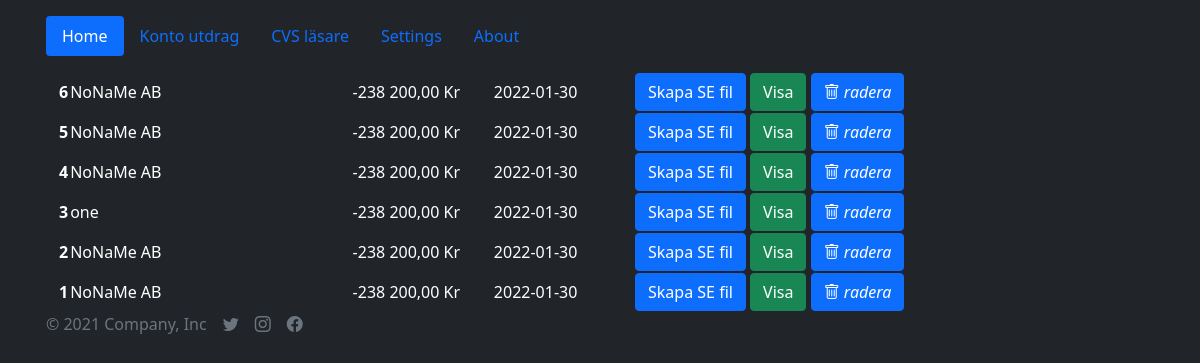
Before: /bank_statements with the older database file.
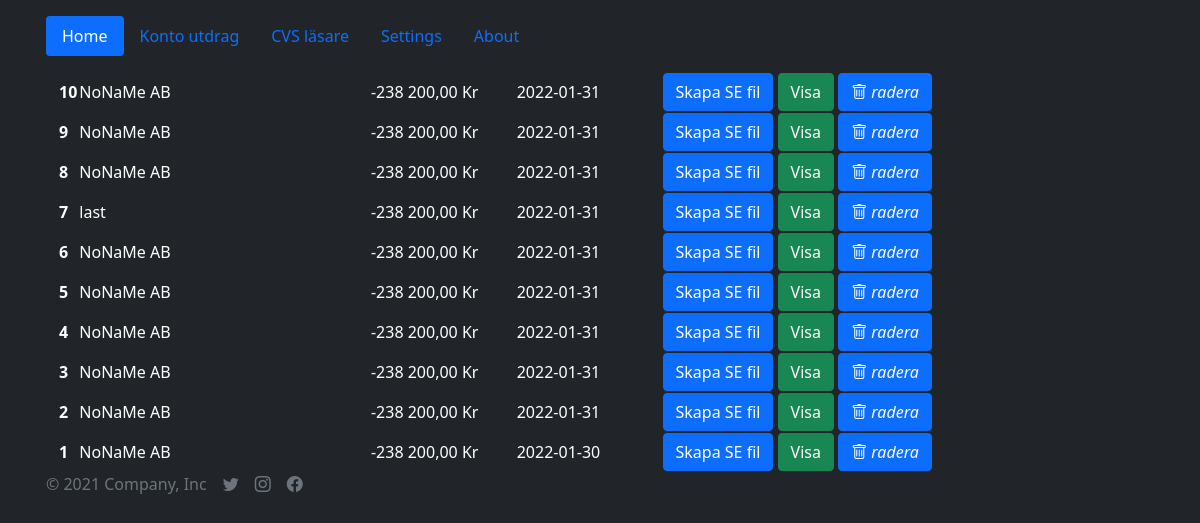
After: the same page with the newer database file.
### app/database_setup.py (models this page shows, shortened)
class BankStatement(Base):
    __tablename__ = 'bank_statement'
    __tableargs__ = {'comment': 'Bank Statements'}
    bank_statement_id = Column(Integer, nullable=False, unique=True, primary_key=True, autoincrement=True)
    title = Column(String(128), comment='Bank Statement name')
    summary = Column(String(128), comment='Summary')
    date = Column(String(128), default=datetime.utcnow(), comment='data')

### app/app.py (the view)
@app.route('/bank_statements')
def get_list_of_statements():
    statements = session.query(BankStatement).order_by(desc(BankStatement.bank_statement_id)).all()
    return render_template('bank_statements.html', statements=statements)

### app/templates/bank_statements.html (shortened to what this page needs)
{% extends 'base.html' %}
{% block body %}
    <main class="mt-3">
        <div class="container">
            <table>
                <tbody>
                {% for statement in statements %}
                    <tr class="gx-2 justify-content-center">
                        <th scope="row">{{ statement.bank_statement_id }}</th>
                        <td class="col-md-4">{{ statement.title }}</td>
                        <td class="col-md-2">{{ statement.summary }}</td>
                        <td class="col-md-2">{{ statement.date[0:10] }}</td>
                        <td class="col-auto">
                            <a href="/transactions/se/{{ statement.bank_statement_id }}"
                               class="btn btn-primary">Skapa SE fil</a>
                            <a href="/transactions/{{ statement.bank_statement_id }}" class="btn btn-success">Visa</a>
                            <a class="btn btn-primary" href="/bank_statements/{{ statement.bank_statement_id }}/delete" role="button">
                                <i class="bi bi-trash"> radera </i>
                            </a>
                        </td>
                    </tr>
                {% endfor %}
                </tbody>
            </table>
        </div>
    </main>
{% endblock %}

### app/templates/base.html (shortened to what this page needs)
<!doctype html>
<html lang="en" class="h-100 align-items-center">
<head>
    <link rel="stylesheet" href="{{ url_for('static',filename='css/main.css') }}">
    <link rel="stylesheet" href="https://cdn.jsdelivr.net/npm/bootstrap@5.1.3/dist/css/bootstrap.min.css"
>
    <link rel="stylesheet" href="https://cdn.jsdelivr.net/npm/bootstrap-icons@1.7.2/font/bootstrap-icons.css">
    <link rel="stylesheet"
          href="https://cdn.jsdelivr.net/npm/@fortawesome/fontawesome-free@5.15.4/css/fontawesome.min.css"
>
    <link href="https://cdn.jsdelivr.net/npm/bootstrap-dark-5@1.1.3/dist/css/bootstrap-night.min.css" rel="stylesheet">
</head>
<body class="text-white bg-dark">
<div class="container d-flex w-100  p-3 mx-auto flex-column">
    <header class="mb-auto">
        <ul class="nav nav-pills">
            <li class="nav-item"><a href="/" class="nav-link active" aria-current="page">Home</a></li>
            <li class="nav-item"><a href="/bank_statements" class="nav-link">Konto utdrag</a></li>
            <li class="nav-item"><a href="/create_transaktion" class="nav-link">CVS läsare</a></li>
            <li class="nav-item"><a href="/settings" class="nav-link">Settings</a></li>
            <li class="nav-item"><a href="/about" class="nav-link">About</a></li>
        </ul>
    </header>
    {% block body %}{% endblock %}
    <footer class="mt-auto text-white-50">
        <div class="d-flex align-items-center">
            <span class="text-muted">© 2021 Company, Inc</span>
            <ul class="nav mt-auto justify-content-end d-flex">
                <li class="ms-3">
                    <a class="text-muted" href="#">
                        <i class="bi bi-twitter"></i>
                    </a>
                </li>
                <li class="ms-3">
                    <a class="text-muted" href="#">
                        <i class="bi bi-instagram"></i>
                    </a>
                </li>
                <li class="ms-3">
                    <a class="text-muted" href="#">
                        <i class="bi bi-facebook"></i>
                    </a>
                </li>
            </ul>
        </div>
    </footer>
</div>
</body>
</html>

Changed rows visible on the page:
added BankStatement: bank_statement_id "10", title "NoNaMe AB", summary "-238 200,00 Kr", date "2022-01-31"
added BankStatement: bank_statement_id "9", title "NoNaMe AB", summary "-238 200,00 Kr", date "2022-01-31"
added BankStatement: bank_statement_id "8", title "NoNaMe AB", summary "-238 200,00 Kr", date "2022-01-31"
added BankStatement: bank_statement_id "7", title "last", summary "-238 200,00 Kr", date "2022-01-31"
changed BankStatement id 6: date "2022-01-30" → "2022-01-31"
changed BankStatement id 5: date "2022-01-30" → "2022-01-31"
changed BankStatement id 4: date "2022-01-30" → "2022-01-31"
changed BankStatement id 3: title "one" → "NoNaMe AB"; date "2022-01-30" → "2022-01-31"
changed BankStatement id 2: date "2022-01-30" → "2022-01-31"
